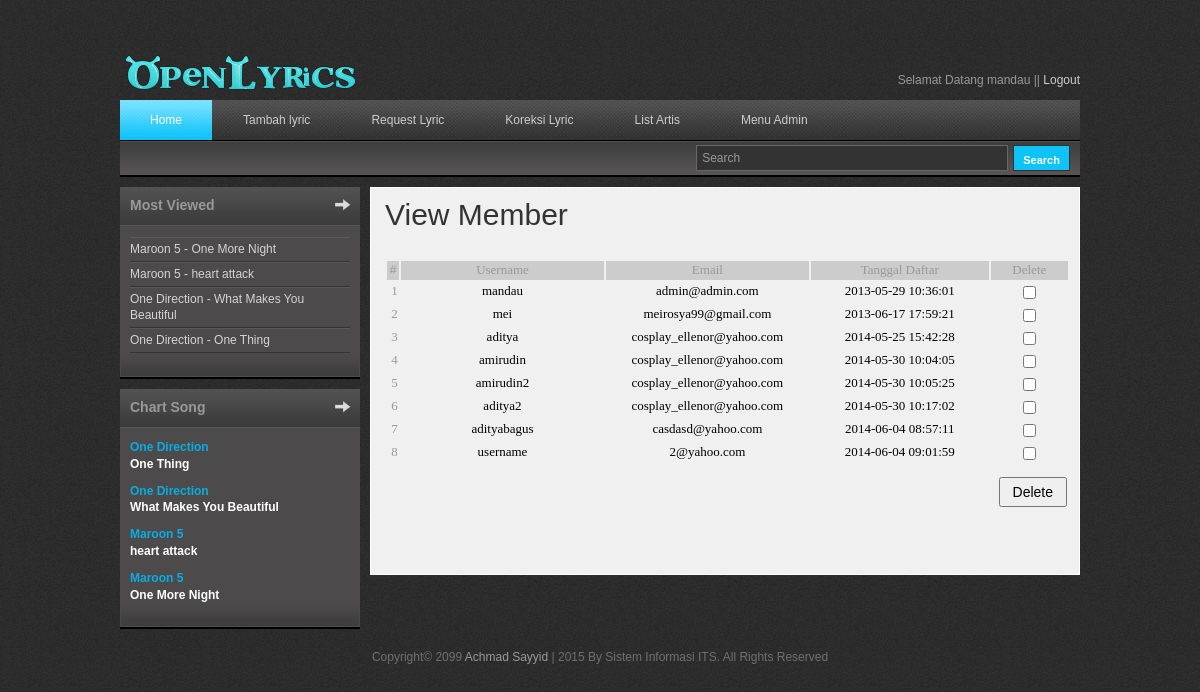
Screenshot of /admin/member.php (signed in) with the database file from the repository.
### tables this page shows
CREATE TABLE IF NOT EXISTS `member` (
  `id_member` int(3) NOT NULL AUTO_INCREMENT,
  `username` varchar(20) NOT NULL,
  `password` varchar(50) NOT NULL,
  `email` varchar(35) NOT NULL,
  `tanggal` datetime NOT NULL,
  PRIMARY KEY (`id_member`)
);

CREATE TABLE IF NOT EXISTS `lyric` (
  `id_lyric` int(3) NOT NULL AUTO_INCREMENT,
  `id_artis` int(3) NOT NULL,
  `id_member` int(3) NOT NULL,
  `id_album` int(3) NOT NULL,
  `judul` varchar(30) NOT NULL,
  `lyric` text NOT NULL,
  `album` varchar(20) NOT NULL,
  `views` int(5) NOT NULL,
  `tanggal` datetime NOT NULL,
  PRIMARY KEY (`id_lyric`)
);

CREATE TABLE IF NOT EXISTS `artis` (
  `id_artis` int(3) NOT NULL AUTO_INCREMENT,
  `nama` varchar(35) NOT NULL,
  `tahun` year(4) NOT NULL,
  `tempat_lahir` varchar(30) NOT NULL,
  `genre` varchar(20) NOT NULL,
  PRIMARY KEY (`id_artis`)
);

### admin/member.php (the view, shortened to what this page needs)
<?php
if(isset($_SESSION['id_member'])){
    $id = $_SESSION['id_member'];
}
include "../conf.php";
?>
<!DOCTYPE html PUBLIC "-//W3C//DTD XHTML 1.0 Transitional//EN" "http://www.w3.org/TR/xhtml1/DTD/xhtml1-transitional.dtd">
<html xmlns="http://www.w3.org/1999/xhtml">
<head>
<link href="../css/templatemo_style.css" rel="stylesheet" type="text/css" />
<link rel="stylesheet" type="text/css" href="../css/ddsmoothmenu.css" />
<link rel="stylesheet" type="text/css" media="all" href="css/jquery.dualSlider.0.2.css" />
</head>
<body>
<div id="templatemo_wrapper">
    <div id="templatemo_header">
        <div id="site_title">
            <h1><a href="index.php">Open Lyrics</a></h1>
        </div>
        <br/>
        <?php
        $query="SELECT * FROM member WHERE id_member='$id'";
        $hasil = mysql_query($query, $koneksi);
        $record = mysql_fetch_array($hasil);
        if ($id !== "") {
        ?>
        <div id="header_right">
      <div id="loginContainer"> <span>Selamat Datang
        <?php echo $record['username'] ?>
        || </span> <span><a href="proses/logout.php">Logout</a>
      </div>
        </div>
        <?php } ?>
    </div>
    <div id="templatemo_menu">
        <div id="top_nav" class="ddsmoothmenu">
            <ul>
        <li><a href="../index.php" class="selected">Home</a></li>
        <li><a href="../add_lyric.php">Tambah lyric</a></li>
        <li><a href="../req_lyric.php">Request Lyric</a></li>
        <li><a href="../corect_lyric.php">Koreksi Lyric</a></li>
        <li><a href="../artis.php">List Artis</a></li>
                <?php if ($id == 1) {  ?>
        <li><a href="#">Menu Admin</a>
        </li>
                <?php }  ?>
            </ul>
            <br style="clear: left" />
        </div>
        <div id="menu_second_bar">
            <div id="templatemo_search">
                <form action="../search.php" method="POST">
                  <input type="text" value="Search" name="keyword" onfocus="clearText(this)" onblur="clearText(this)" class="txt_field" />
                  <input type="submit" name="Search" value=" Search " class="sub_btn"  />
                </form>
            </div>
        </div>
    </div>
    <div id="templatemo_main">
        <div id="sidebar" class="float_l">
      <div class="sidebar_box"><span class="bottom"></span>
        <h3>Most Viewed</h3>
        <div class="content">
          <ul class="sidebar_list">
            <?php
                        $sql = "SELECT * FROM lyric ORDER by views DESC LIMIT 15";
                        $hasil=mysql_query($sql,$koneksi);
                        while($rows = mysql_fetch_array($hasil)){
                        $singer = mysql_fetch_array(mysql_query("SELECT nama FROM artis WHERE id_artis='".$rows['id_artis']."'"));
                        ?>
            <li><a href="../view.php?id=<?php echo $rows['id_lyric'] ?>">
              <?php echo $singer['nama'] ." - ". $rows['judul'] ?>
              </a></li>
            <?php } ?>
          </ul>
        </div>
      </div>
      <div class="sidebar_box"><span class="bottom"></span>
        <h3>Chart Song</h3>
        <div class="content">
          <div class="bs_box">
            <?php
                        $sql = "SELECT * FROM lyric ORDER by tanggal DESC LIMIT 5";
                        $hasil=mysql_query($sql,$koneksi);
                        while($rows = mysql_fetch_array($hasil)){
                        $singer = mysql_fetch_array(mysql_query("SELECT nama FROM artis WHERE id_artis='".$rows['id_artis']."'"));
                        ?>
            <h4><a href="../view.php?id=<?php echo $rows['id_lyric'] ?>">
              <?php echo $singer['nama'] ?>
            </h4>
            <p class="price">
              <?php echo $rows['judul'] ?>
            </p></a>
            <?php } ?>
          </div>
        </div>
      </div>
        </div>
        <div id="content" class="float_r">
            <h1>View Member</h1>
                <div id="contact_form">
                    <form method="POST" action="../proses/delete_member.php">
                    <table width="685" border="0">
                      <tr>
                        <td width="10" bgcolor="#CCCCCC"><div align="center">#</div></td>
                        <td width="200" bgcolor="#CCCCCC"><div align="center"><font face="verdana" size="2">Username</font></div></td>
                        <td width="200" bgcolor="#CCCCCC"><div align="center"><font face="verdana" size="2">Email</font></div></td>
                        <td width="175" bgcolor="#CCCCCC"><div align="center"><font face="verdana" size="2">Tanggal Daftar</font></div></td>
                        <?php if ($id==1) { ?>
                        <td width="75" bgcolor="#CCCCCC"><div align="center"><font face="verdana" size="2">Delete</font></div></td>
                        <?php } ?>
                      </tr>
                      <?php
                        $nomor = 1;
                        $sql = "SELECT * FROM member";
                        $hasil=mysql_query($sql,$koneksi);
                        while($record=mysql_fetch_array($hasil)){
                      ?>
                      <tr>
                       <td valign="top">&nbsp;<font face="verdana" size="2"><?php echo $nomor++; ?></font></td>
                       <td valign="top"><div align="center"><font face="verdana" size="2" color="black"><?php echo $record['username']; ?></font></div></td>
                       <td valign="top"><div align="center"><font face="verdana" size="2" color="black"><?php echo $record['email']; ?></font></div></td>
                       <td valign="top"><div align="center"><font face="verdana" size="2" color="black"><?php echo $record['tanggal']; ?></font></div></td>
                       <?php if ($id==1) { ?>
                       <td valign="top"><div align="center"><font face="verdana" size="2" color="white"><input  type="checkbox" name="del[]" value="<?php echo $record['id_member']?>"/></font></div></td>
                      <?php } ?>
                      </tr>
                      <?php } if ($record = "") { ?>
                      <?php } if ($id==1) { ?>
                      <tr>
                       <td></td><td></td><td></td><td></td>
                       <td><input type="submit" value="Delete" class="submit_btn float_r"/></td></a>
                      </tr>
                      <?php } ?>
                    </table>
                    </form>
                </div>
            </div>
    </div>
    <div id="templatemo_footer">
Copyright© 2099 <a href="https://www.facebook.com/prastyo.adi.108">Achmad Sayyid</a> | 2015 By Sistem Informasi ITS. All Rights Reserved
    </div>
</div>
</body>
</html>

### css/templatemo_style.css (style rules this page uses)
body { margin: 0; padding: 0; color: #999; font-family: Tahoma, Geneva, sans-serif; font-size: 12px; line-height: 1.4em; background-color: #2e2e2e; background-repeat: repeat; background-image: url(../images/templatemo_body.jpg) }
a, a:link, a:visited { color: #08aee3; font-weight: normal; text-decoration: none; }
p { margin: 0 0 10px 0; padding: 0; }
h1, h2, h3, h4, h5, h6 { color: #333; font-weight: normal; }
h1 { font-size: 30px; margin: 0 0 30px; padding: 5px 0; }
h3 { font-size: 20px; margin: 0 0 20px; padding: 0; }
h4 { font-size: 16px; margin: 0 0 15px; padding: 0; }
.float_l { float: left }
.float_r { float: right }
#templatemo_wrapper { width: 960px; margin: 0 auto; padding: 0 10px 10px; }
#templatemo_header { width: 100%; padding: 50px 0 10px; }
#templatemo_menu { width: 100%; height: 77px; margin-bottom: 10px; background: url(../images/templatemo_menu.jpg) repeat-x }
#templatemo_main { width: 100%; margin-bottom: 10px; }
#content { width: 680px; background: #f0f0f0; border: 1px solid #fff; padding: 14px; }
#sidebar { width: 240px }
#templatemo_footer { text-align: center; }
#site_title { float: left; widht: 100% height: 100% }
#site_title h1 { margin: 0; padding: 0; }
#site_title h1 a { display: block; width: 250px; height: 40px; font-size: 12px; text-indent: -10000px; color: #999; text-align: left; background: url(../images/templatemo_logo.png) no-repeat top left; }
#header_right { float: right; margin-top: 5px; }
#header_right a { color: #ccc; }
#menu_second_bar { padding: 5px 10px; }
#templatemo_search { float: right; }
#templatemo_search form { margin: 0; padding: 0; }
#templatemo_search .txt_field { float: left; display: block; margin-right: 5px; height: 24px; line-height: 24px; width: 300px; color: #999; font-size: 12px; padding: 0 5px; font-variant: normal; border: 1px solid #666; background: #333; }
#templatemo_search .sub_btn { float: right; display: block; color: #fff; height: 26px; font-size: 11px; font-weight: 700; line-height: 26px; cursor: pointer; border: 1px solid #333; background: #0ec4f7; }
.sidebar_box { position: relative; background: #4c4a4a; margin-bottom: 36px; }
.sidebar_box h3 { font-size: 14px; font-weight: 700; padding: 10px; width: 220px; height: 20px; margin-bottom: 0; background: url(../images/templatemo_sidebar_header.jpg) no-repeat; color: #999 }
.sidebar_box span.bottom { position: absolute; bottom: -26px; left: 0; width: 240px; height: 26px; background: url(../images/templatemo_sidebar_bottom.jpg) }
#sidebar .sidebar_box .content { padding: 10px 10px 0; }
#sidebar .sidebar_list { margin: 0; padding: 0; list-style: none; }
#sidebar .sidebar_list li { display: block; margin: 0; padding: 3px 0; border-top: 1px solid #595858; border-bottom: 1px solid #343434; }
#sidebar .sidebar_list li a { color: #d6d3d3; }
.bs_box { clear: both; margin-bottom: 20px }
.bs_box h4 { margin-bottom: 0 }
.bs_box h4 a { font-size: 12px; color: #08aee3; font-weight: 700 }
.bs_box .price { font-size: 12px; font-weight: 700; color: #fff }
#contact_form { padding: 0; width: 312px; margin-bottom: 40px; }
#contact_form form { margin: 0px; padding: 0px; }
#contact_form form .submit_btn { padding: 5px 12px; font-size:14px; margin: 10px 0px; }
#templatemo_footer { color: #707070; }
#templatemo_footer a { color: #999; }
#loginContainer { position:relative; float:right; font-size:12px; }

### css/ddsmoothmenu.css (style rules this page uses)
.ddsmoothmenu ul { z-index:100; margin: 0; padding: 0; list-style-type: none; }
.ddsmoothmenu ul li { position: relative; display: inline; float: left; }
.ddsmoothmenu ul li a { display: block; padding: 0 30px; height: 40px; line-height: 40px; margin-right: 1px; font-size: 12px; color: #ccc; text-decoration: none; outline: none; text-align: center; background: url(images/templatemo_menu_divider.png) right center no-repeat }
.ddsmoothmenu ul li a.selected, .ddsmoothmenu ul li a:hover { color: #fff; background: url(../images/templatemo_menu_hover.jpg) repeat-x }

### rows the page displays
member: username "mandau", email "admin@admin.com", tanggal "2013-05-29 10:36:01"
lyric: id_artis.nama "Maroon 5", judul "One More Night"
lyric: id_artis.nama "Maroon 5", judul "heart attack"
lyric: id_artis.nama "One Direction", judul "What Makes You Beautiful"
lyric: id_artis.nama "One Direction", judul "One Thing"
member: username "mei", email "meirosya99@gmail.com", tanggal "2013-06-17 17:59:21"
member: username "aditya", email "cosplay_ellenor@yahoo.com", tanggal "2014-05-25 15:42:28"
member: username "amirudin", email "cosplay_ellenor@yahoo.com", tanggal "2014-05-30 10:04:05"
member: username "amirudin2", email "cosplay_ellenor@yahoo.com", tanggal "2014-05-30 10:05:25"
member: username "aditya2", email "cosplay_ellenor@yahoo.com", tanggal "2014-05-30 10:17:02"
member: username "adityabagus", email "casdasd@yahoo.com", tanggal "2014-06-04 08:57:11"
member: username "username", email "2@yahoo.com", tanggal "2014-06-04 09:01:59"
